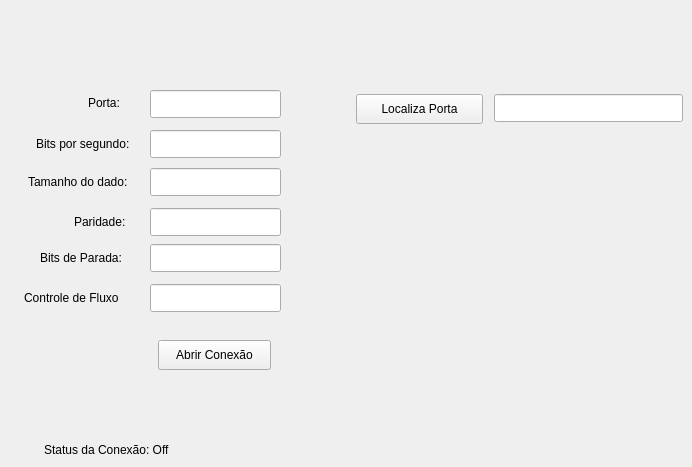
     <widget class="QWidget" name="tab_4">
      <attribute name="title">
       <string>Com. Serial</string>
      </attribute>
      <widget class="QPushButton" name="pushButton_abrir_Conexao">
       <property name="geometry">
        <rect>
         <x>158</x>
         <y>340</y>
         <width>113</width>
         <height>30</height>
        </rect>
       </property>
       <property name="text">
        <string>Abrir Conexão</string>
       </property>
      </widget>
      <widget class="QLineEdit" name="lineEdit_Porta">
       <property name="geometry">
        <rect>
         <x>150</x>
         <y>90</y>
         <width>131</width>
         <height>28</height>
        </rect>
       </property>
      </widget>
      <widget class="QLabel" name="label_17">
       <property name="geometry">
        <rect>
         <x>88</x>
         <y>96</y>
         <width>58</width>
         <height>14</height>
        </rect>
       </property>
       <property name="text">
        <string>Porta: </string>
       </property>
      </widget>
      <widget class="QLineEdit" name="lineEdit_bits_por_segundo">
       <property name="geometry">
        <rect>
         <x>150</x>
         <y>130</y>
         <width>131</width>
         <height>28</height>
        </rect>
       </property>
      </widget>
      <widget class="QLabel" name="label_18">
       <property name="geometry">
        <rect>
         <x>36</x>
         <y>134</y>
         <width>111</width>
         <height>20</height>
        </rect>
       </property>
       <property name="text">
        <string>Bits por segundo:</string>
       </property>
      </widget>
      <widget class="QLineEdit" name="lineEdit_tamanho_do_dado">
       <property name="geometry">
        <rect>
         <x>150</x>
         <y>168</y>
         <width>131</width>
         <height>28</height>
        </rect>
       </property>
      </widget>
      <widget class="QLabel" name="label_19">
       <property name="geometry">
        <rect>
         <x>28</x>
         <y>172</y>
         <width>119</width>
         <height>20</height>
        </rect>
       </property>
       <property name="text">
        <string>Tamanho do dado:</string>
       </property>
      </widget>
      <widget class="QLabel" name="label_20">
       <property name="geometry">
        <rect>
         <x>74</x>
         <y>212</y>
         <width>69</width>
         <height>20</height>
        </rect>
       </property>
       <property name="text">
        <string>Paridade:</string>
       </property>
      </widget>
      <widget class="QLineEdit" name="lineEdit_paridade">
       <property name="geometry">
        <rect>
         <x>150</x>
         <y>208</y>
         <width>131</width>
         <height>28</height>
        </rect>
       </property>
      </widget>
      <widget class="QLineEdit" name="lineEdit_bits_de_parada">
       <property name="geometry">
        <rect>
         <x>150</x>
         <y>244</y>
         <width>131</width>
         <height>28</height>
        </rect>
       </property>
      </widget>
      <widget class="QLabel" name="label_21">
       <property name="geometry">
        <rect>
         <x>40</x>
         <y>248</y>
         <width>99</width>
         <height>20</height>
        </rect>
       </property>
       <property name="text">
        <string>Bits de Parada:</string>
       </property>
      </widget>
      <widget class="QLineEdit" name="lineEdit_controle_de_fluxo">
       <property name="geometry">
        <rect>
         <x>150</x>
         <y>284</y>
         <width>131</width>
         <height>28</height>
        </rect>
       </property>
       <property name="text">
        <string/>
       </property>
      </widget>
      <widget class="QLabel" name="label_22">
       <property name="geometry">
        <rect>
         <x>24</x>
         <y>288</y>
         <width>115</width>
         <height>20</height>
        </rect>
       </property>
       <property name="text">
        <string>Controle de Fluxo</string>
       </property>
      </widget>
      <widget class="QLabel" name="label_status_conexao">
       <property name="geometry">
        <rect>
         <x>44</x>
         <y>442</y>
         <width>225</width>
         <height>16</height>
        </rect>
       </property>
       <property name="text">
        <string>Status da Conexão: Off</string>
       </property>
      </widget>
      <widget class="QPushButton" name="pushButton_localizaPorta">
       <property name="geometry">
        <rect>
         <x>356</x>
         <y>94</y>
         <width>127</width>
         <height>30</height>
        </rect>
       </property>
       <property name="text">
        <string>Localiza Porta</string>
       </property>
      </widget>
      <widget class="QLineEdit" name="lineEdit_portaEncontrada">
       <property name="geometry">
        <rect>
         <x>494</x>
         <y>94</y>
         <width>189</width>
         <height>28</height>
        </rect>
       </property>
      </widget>
     </widget>
